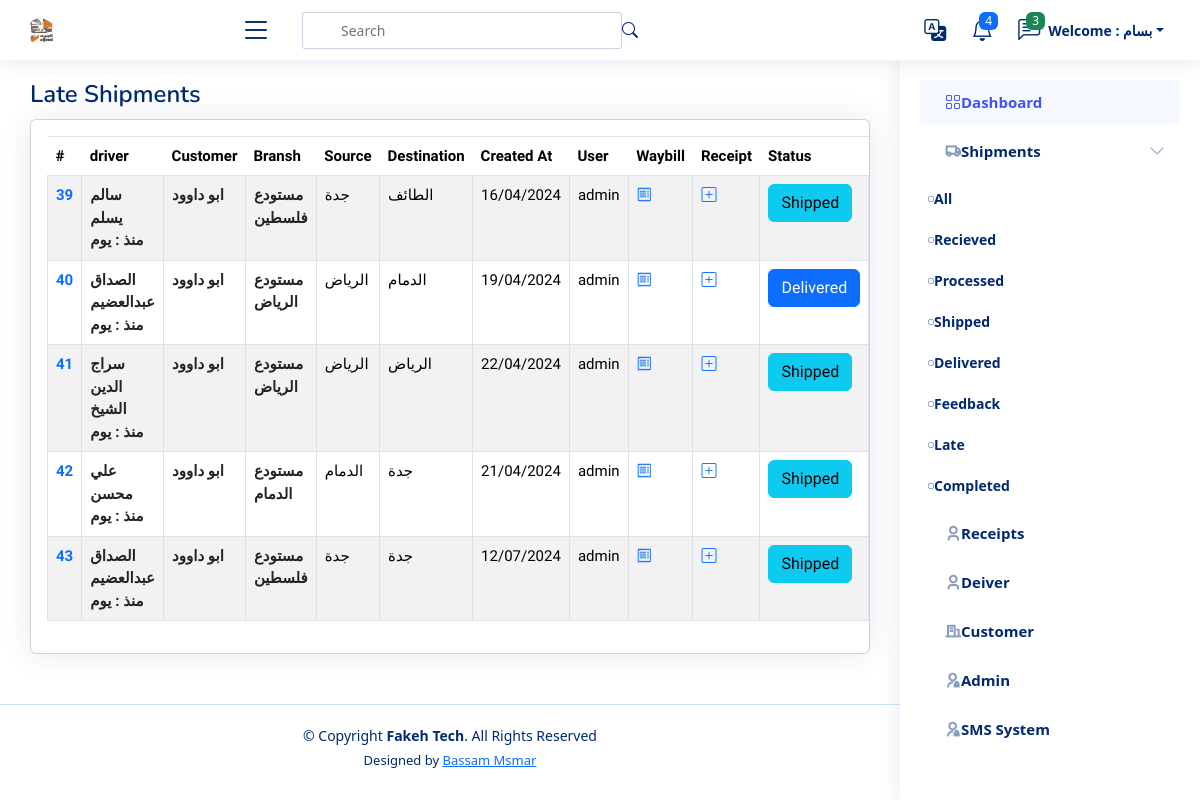
The page /shipment/send_sms/All (signed in) on the database its author committed.
### settings/models.py (models this page shows, shortened)
class Company(models.Model):
    name = models.CharField(_("Company Name"), max_length=100)
    logo = models.ImageField(_("Company Logo"), upload_to='company')
    cover = models.ImageField(_("Company Cover"), upload_to='company', null=True, blank=True)
    subtitle = models.TextField(_("Subtitle"), max_length=500)
    facebool_link = models.URLField(_("Facebool_link"), max_length=200, null=True, blank=True)
    twitter_link = models.URLField(_("Twitter_link"), max_length=200, null=True, blank=True)
    youtube_link = models.URLField(_("Youtube_link"), max_length=200, null=True, blank=True)
    phone = models.IntegerField(_("Company Phone"), null=True, blank=True)
    email = models.EmailField(_("Company Email"), max_length=500, null=True, blank=True)
    address = models.TextField(_("Company Address"), max_length=500, null=True, blank=True)
    android_app = models.URLField(_("Android app"), max_length=200, null=True, blank=True)
    ios_app = models.URLField(_("ios app"), max_length=200, null=True, blank=True)
    call_us = models.IntegerField(_("call us"), null=True, blank=True)
    email_us = models.EmailField(_("email us"), max_length=100, null=True, blank=True)

### shipments/models.py (models this page shows, shortened)
class Shipment(models.Model):
    user = models.ForeignKey(User,  related_name='shipments_user', on_delete=models.SET_NULL, null=True)
    driver = models.ForeignKey(Driver,  related_name='shipments_driver', on_delete=models.SET_NULL, null=True)
    customer_branch = models.ForeignKey(Branch, related_name='shipments_company', on_delete=models.SET_NULL, null=True)
    fare = models.IntegerField(_("Fare"))
    premium = models.IntegerField(_("Premium"), null=True, blank=True)
    fare_return = models.IntegerField(_("Return"), null=True, blank=True)
    code = models.ImageField(blank=True, null=True, upload_to='code')
    days_stayed = models.IntegerField(_("Days Stayed "), null=True, blank=True)
    stay_cost = models.IntegerField(_("Stay Cost") , null=True, blank=True)
    deducted = models.IntegerField(_("Deducted") , null=True, blank=True)
    status = models.TextField(_("Status"), choices=STATUS, null=True, blank=True, default=STATUS[0][0])
    destination = models.ForeignKey(City, verbose_name=_("Destination"), on_delete=models.CASCADE, null=True, blank=True)
    created_at = models.DateTimeField(_("Create At"), default=timezone.now)
    expected_arrival_date = models.DateTimeField(_("Expected Arrival Date"), null=True, blank=True, default=timezone.now)
    actual_delivery_date = models.DateTimeField(_("Actual Delivery Date "), null=True, blank=True, default=timezone.now)
    notes = models.TextField(_("Notes"), null=True, blank=True)

class City(models.Model):
    name_ar = models.CharField(_("City Arabic"), max_length=50)
    name_en = models.CharField(_("City English"), max_length=50)
    def __str__(self):
        return self.name_ar

### drivers/models.py (models this page shows)
class Driver(models.Model):
    name = models.CharField(_("Driver Name"), max_length=120)
    phone = models.CharField(_("Driver Phone"), max_length=120)
    id_number = models.CharField(_("Driver Id Number"), max_length=10, null=True, blank=True)
    language = models.CharField(_("Driver Language"),  max_length=120, choices=LANGUAHE, null=True, blank=True)
    truck_type =models.CharField(_("Truck Type"), max_length=120, choices=TRUCK_TYPE, null=True, blank=True)
    rate = models.IntegerField(_("Rate"), null=True, blank=True)
    image_id = models.ImageField(_("Driver Image"), null=True, blank=True, upload_to='driver_image', default='driver_image/id_defult.png')
    def __str__(self) -> str:
        return self.name

### customers/models.py (models this page shows, shortened)
class Branch(models.Model):
    customers = models.ForeignKey(Customers, related_name='branch_customers', on_delete=models.CASCADE)
    name = models.CharField(_("Name"),max_length=255)
    city = models.CharField(_("City"),max_length=255)

class Customers(models.Model):
    name = models.CharField(max_length=255)
    def __str__(self):
        return self.name

### shipments/send_sms.py (the view)
# urls.py: path("send_sms/<str:status>", send_sms, name="send_sms"),
def send_sms(request, status):
    shipments = Shipment.objects.all()
    return render(request, 'shipments/send_sms.html', {'shipments': shipments})

### templates/shipments/send_sms.html (shortened to what this page needs)
{% extends 'base.html' %}
{% load static %}
{% load i18n %}
{% load django_bootstrap5 %}
{% block body %}
<main id="main" class="main">
    <div class="pagetitle">
      <h1>{% translate "Late Shipments" %}</h1>
    </div>
    <section class="section dashboard">
      <div class="row">
        <div class="col-lg-12">
          <div class="row">
            <div class="col-12">
              <div class="card recent-sales overflow-auto">
                <div class="card-body">
                  <table class="table table-borderless table-bordered datatable table-striped table-hover">
                    <thead>
                      <tr>
                        <th scope="col">#</th>
                        <th scope="col">{% translate "driver" %}</th>
                        <th scope="col">{% translate "Customer" %} </th>
                        <th scope="col">{% translate "Bransh" %} </th>
                        <th scope="col">{% translate "Source" %} </th>
                        <th scope="col">{% translate "Destination" %} </th>
                        <th scope="col">{% translate "Created At" %} </th>
                        <th scope="col">{% translate "User" %} </th>
                        <th scope="col">{% translate "Waybill" %} </th>
                        <th scope="col">{% translate "Receipt" %} </th>
                        <th scope="col">{% translate "Status" %} </th>
                      </tr>
                    </thead>
                    <tbody>
                      {% for shipment in shipments %}
                      <tr>
                        <th scope="row"><a href="{% url 'shipment_detail' shipment.id %}"
                            style="text-decoration: none;">{{shipment.id}}</a></th>
                        <th scope="row">
                          <a href="#" class="link-dark"
                            style="text-decoration: none;">{{shipment.driver}} <br>
                            {% if shipment.days_since_creation == 0 %}
                            <span> اليوم</span>
                            {% elif shipment.days_since_creation == 1 %}
                            <span> منذ : {{shipment.days_since_creation|add:1}} يوم</span>
                            {% else %}
                            <span> منذ : {{shipment.days_since_creation}} يوم</span>
                            {% endif %}
                          </a></th>
                        <th scope="row"><a href="#" class="link-dark"
                            style="text-decoration: none;">{{shipment.customer_branch.customers}}</a></th>
                        <th scope="row"><a href="#" class="link-dark"
                            style="text-decoration: none;">{{shipment.customer_branch.name}}</a></th>
                        <td>{{shipment.customer_branch.city}} </td>
                        <td> {{shipment.destination}}</td>
                        <td>{{shipment.created_at|date:"d/m/Y" }}</td>
                        <td>{{shipment.user}}</td>
                        <td>
                          <a href="{% url 'shipment_detail' shipment.id %}" target="_blank">
                            <i class="bi bi-receipt"></i>
                          </a>
                        </td>
                        <td>
                          {% if shipment.receipts_shipment.exists  %}
                          <a href="{% url 'receipt_detail' shipment.receipts_shipment.last %}">
                            <i class="bi bi-eye"></i>
                          </a>
                          {% else %}
                          <a href="{% url 'receipt_create_from_list' shipment.id %}">
                            <i class="bi bi-plus-square"></i>
                          </a>
                          {% endif %}
                        </td>
                        <td>
                          <a href="{% url 'change_stutus_detail' shipment.id  %}" class="btn
                          {% if shipment.status == 'Recieved' %} btn-primary
                          {% elif shipment.status == 'Processed' %} btn-secondary
                          {% elif shipment.status == 'Shipped' %} btn-info
                          {% elif shipment.status == 'Delivered' %} btn-primary
                          {% elif shipment.status == 'Feedback' %} btn-warning
                          {% elif shipment.status == 'Completed' %} btn-success
                          {% elif shipment.status == 'Late' %} btn-danger
                          {% endif %}
                          ">{{shipment.status}}</a>
                          </td>
                      </tr>
                      {% endfor %}
                    </tbody>
                  </table>
                </div>
              </div>
            </div>
          </div>
        </div>
      </div>
    </section>
  </main>
{% endblock %}

### templates/base.html (shortened to what this page needs)
{% load static %}
{% load i18n %}
{% get_current_language as LANGUAGE_CODE %}
<!DOCTYPE html>
<html lang="en"  {% if LANGUAGE_CODE == 'ar' %} dir="rtl" {% endif %} >
<head>
  <link rel="stylesheet" href="{% static 'style.css' %} ">
  {% if LANGUAGE_CODE == 'en' %}
    <link href="{% static 'en/vendor/bootstrap/css/bootstrap.min.css' %} " rel="stylesheet">
    <link href="{% static 'en/vendor/bootstrap-icons/bootstrap-icons.css' %} " rel="stylesheet">
    <link href="{% static 'en/vendor/boxicons/css/boxicons.min.css' %} " rel="stylesheet">
    <link href="{% static 'en/vendor/quill/quill.snow.css' %} " rel="stylesheet">
    <link href="{% static 'en/vendor/quill/quill.bubble.css' %} " rel="stylesheet">
    <link href="{% static 'en/vendor/remixicon/remixicon.css' %} " rel="stylesheet">
    <link href="{% static 'en/vendor/simple-datatables/style.css' %} " rel="stylesheet">
  {% endif %}
</head>
<body>
  {% if request.user.is_authenticated %}
  <header id="header" class="header fixed-top d-flex align-items-center">
    <div class="d-flex align-items-center justify-content-between">
      <a href="/" class="logo d-flex align-items-center">
        <img src="{{ company_data.logo.url }} " alt="ألجيد">
      </a>
      <i class="bi bi-list toggle-sidebar-btn"></i>
    </div>
    <div class="search-bar">
      <form class="search-form d-flex align-items-center" method="POST" action="#">
        <input type="text" name="query" placeholder="Search" title="Enter search keyword">
        <button type="submit" title="Search"><i class="bi bi-search"></i></button>
      </form>
    </div>
    <nav class="header-nav ms-auto">
      <ul class="d-flex align-items-center">
        <li class="nav-item dropdown">
          <a class="nav-link nav-icon" href="#" data-bs-toggle="dropdown">
            <i class="bi bi-translate"></i>
          </a>
                {% get_current_language as LANGUAGE_CODE %}
                {% get_available_languages as LANGUAGES %}
                {% get_language_info_list for LANGUAGES as languages %}
        </li>
        <li class="nav-item dropdown">
          <a class="nav-link nav-icon" href="#" data-bs-toggle="dropdown">
            <i class="bi bi-bell"></i>
            <span class="badge bg-primary badge-number">4</span>
          </a>
        </li>
        <li class="nav-item dropdown">
          <a class="nav-link nav-icon" href="#" data-bs-toggle="dropdown">
            <i class="bi bi-chat-left-text"></i>
            <span class="badge bg-success badge-number">3</span>
          </a>
        </li>
        {% if request.user.is_authenticated %}
        <li class="nav-item dropdown pe-3">
          <a class="nav-link nav-profile d-flex align-items-center pe-0" href="#" data-bs-toggle="dropdown">
            <span class="d-none d-md-block dropdown-toggle ps-2">{% translate "Welcome" %} : {{ request.user.first_name }}</span>
          </a>
        </li>
        {% else %}
        <button type="button" class="btn btn-primary mx-3"><a href="{% url 'login' %}" class="nav-link">Login</a></button>
        {% endif %}
      </ul>
    </nav>
  </header>
  <aside id="sidebar" class="sidebar">
    <ul class="sidebar-nav" id="sidebar-nav">
      <li class="nav-item">
        <a class="nav-link " href="/">
          <i class="bi bi-grid"></i>
          <span>{% translate "Dashboard" %}</span>
        </a>
      </li>
         <li class="nav-item">
        <a class="nav-link collapsed" data-bs-target="#forms-nav" data-bs-toggle="collapse" href="/shipment">
          <i class="ri-truck-line"></i><span>{% translate "Shipments" %}</span><i class="bi bi-chevron-down ms-auto"></i>
        </a>
        <ul id="forms-nav" class="nav-content" data-bs-parent="#sidebar-nav">
          <li>
            <a href="{% url 'shipment_list' status='All' %}">
              <i class="bi bi-circle"></i><span>{% translate "All" %}</span>
            </a>
          </li>
          <li>
            <a href="{% url 'shipment_list' status='Recieved' %}">
              <i class="bi bi-circle"></i><span>{% translate "Recieved" %}</span>
            </a>
          </li>
          <li>
            <a href="{% url 'shipment_list' status='Processed' %}">
              <i class="bi bi-circle"></i><span>{% translate "Processed" %}</span>
            </a>
          </li>
          <li>
            <a href="{% url 'shipment_list' status='Shipped' %}">
              <i class="bi bi-circle"></i><span>{% translate "Shipped" %}</span>
            </a>
          </li>
          <li>
            <a href="{% url 'shipment_list' status='Delivered' %}">
              <i class="bi bi-circle"></i><span>{% translate "Delivered" %} </span>
            </a>
          </li>
          <li>
            <a href="{% url 'shipment_list' status='Feedback' %}">
              <i class="bi bi-circle"></i><span>{% translate "Feedback" %}</span>
            </a>
          </li>
          <li>
            <a href="{% url 'shipment_list' status='Late' %}">
              <i class="bi bi-circle"></i><span>{% translate "Late" %}</span>
            </a>
          </li>
          <li>
            <a href="{% url 'shipment_list' status='Completed' %}">
              <i class="bi bi-circle"></i><span>{% translate "Completed" %}</span>
            </a>
          </li>
        </ul>
      </li>
      <li class="nav-item">
        <a class="nav-link collapsed" href="/receipt">
          <i class="ri-user-3-line"></i>
          <span>{% translate "Receipts" %}</span>
        </a>
      </li>
      <li class="nav-item">
        <a class="nav-link collapsed" href="/driver">
          <i class="ri-user-3-line"></i>
          <span>{% translate "Deiver" %}</span>
        </a>
      </li>
      {% if request.user.is_authenticated and request.user.is_superuser %}
      <li class="nav-item">
        <a class="nav-link collapsed" href="/customer">
          <i class="ri-building-line"></i>
          <span>{% translate "Customer" %}</span>
        </a>
      </li>
      <li class="nav-item">
        <a class="nav-link collapsed" href="/admin">
          <i class="ri-admin-line"></i>
          <span>{% translate "Admin" %}</span>
        </a>
      </li>
      <li class="nav-item">
        <a class="nav-link collapsed" href="{% url 'send_sms' status='All' %}">
          <i class="ri-admin-line"></i>
          <span>{% translate "SMS System" %}</span>
        </a>
      </li>
      {% endif %}
    </ul>
  </aside>
  {% endif %}
  {% block body %}
  {% endblock %}
  {% if request.user.is_authenticated %}
  <footer id="footer" class="footer">
    <div class="copyright">
      &copy; Copyright <strong><span>Fakeh Tech</span></strong>. All Rights Reserved
    </div>
    <div class="credits">
      Designed by <a href="">Bassam Msmar</a>
    </div>
  </footer>
  {% endif %}
</body>
</html>

### rows shown on the page
Company: logo (picture)
Shipment: id "39", driver "سالم يسلم", customer_branch.customers "ابو داوود", customer_branch.name "مستودع فلسطين", customer_branch.city "جدة", destination "الطائف", created_at "16/04/2024", user "admin", status "Shipped"
Shipment: id "40", driver "الصداق عبدالعضيم", customer_branch.customers "ابو داوود", customer_branch.name "مستودع الرياض", customer_branch.city "الرياض", destination "الدمام", created_at "19/04/2024", user "admin", status "Delivered"
Shipment: id "41", driver "سراج الدين الشيخ", customer_branch.customers "ابو داوود", customer_branch.name "مستودع الرياض", customer_branch.city "الرياض", destination "الرياض", created_at "22/04/2024", user "admin", status "Shipped"
Shipment: id "42", driver "علي محسن", customer_branch.customers "ابو داوود", customer_branch.name "مستودع الدمام", customer_branch.city "الدمام", destination "جدة", created_at "21/04/2024", user "admin", status "Shipped"
Shipment: id "43", driver "الصداق عبدالعضيم", customer_branch.customers "ابو داوود", customer_branch.name "مستودع فلسطين", customer_branch.city "جدة", destination "جدة", created_at "12/07/2024", user "admin", status "Shipped"

### other values the page prints
{{ request.user.first_name }} "بسام"
